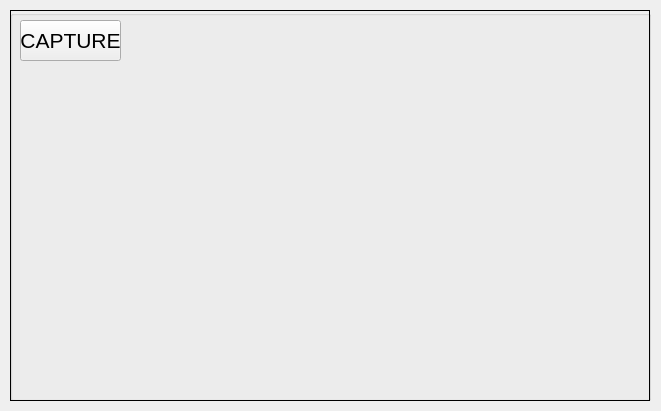
<?xml version="1.0" encoding="UTF-8"?>
<ui version="4.0">
 <class>realTImeRecogUI</class>
 <widget class="QWidget" name="realTImeRecogUI">
  <property name="geometry">
   <rect>
    <x>0</x>
    <y>0</y>
    <width>661</width>
    <height>411</height>
   </rect>
  </property>
  <property name="windowTitle">
   <string>Reconize WIndow</string>
  </property>
  <widget class="QGroupBox" name="faceRecordGroupBox">
   <property name="geometry">
    <rect>
     <x>10</x>
     <y>10</y>
     <width>641</width>
     <height>391</height>
    </rect>
   </property>
   <property name="font">
    <font>
     <pointsize>18</pointsize>
    </font>
   </property>
   <property name="title">
    <string/>
   </property>
   <property name="alignment">
    <set>Qt::AlignCenter</set>
   </property>
   <property name="flat">
    <bool>false</bool>
   </property>
   <widget class="QLabel" name="cameraLabel">
    <property name="geometry">
     <rect>
      <x>0</x>
      <y>0</y>
      <width>640</width>
      <height>391</height>
     </rect>
    </property>
    <property name="autoFillBackground">
     <bool>false</bool>
    </property>
    <property name="frameShape">
     <enum>QFrame::Box</enum>
    </property>
    <property name="text">
     <string>&lt;html&gt;&lt;head/&gt;&lt;body&gt;&lt;p&gt;&lt;br/&gt;&lt;/p&gt;&lt;/body&gt;&lt;/html&gt;</string>
    </property>
    <property name="alignment">
     <set>Qt::AlignCenter</set>
    </property>
   </widget>
   <widget class="QPushButton" name="captureButton">
    <property name="enabled">
     <bool>true</bool>
    </property>
    <property name="geometry">
     <rect>
      <x>10</x>
      <y>10</y>
      <width>101</width>
      <height>41</height>
     </rect>
    </property>
    <property name="font">
     <font>
      <pointsize>16</pointsize>
     </font>
    </property>
    <property name="text">
     <string>CAPTURE</string>
    </property>
   </widget>
  </widget>
 </widget>
 <resources/>
 <connections/>
</ui>
